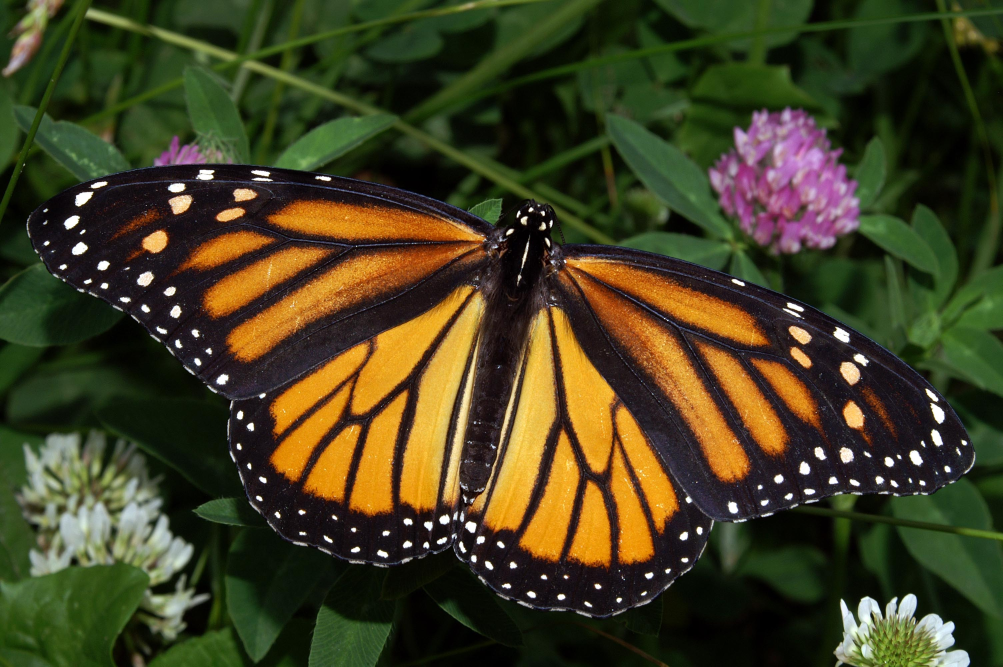
#> input picture 03_Types_of_Features_Image_Segmentation/images/monarch.jpg, 3008 x 2000 px (shown at 1/3 size)
$ jupyter execute 02_K_Means_Clustering.ipynb   (shell and % lines are left out)
#> lines starting #> are read from the running program, lines starting #| are printed output that depends on the picture
# K-means Clustering

One commanly used image segmentation technique is K-Means Clustering that separates an image into segments by clustering data points that have similar traits.


# K Means in Coding

### Import resources and display image

[cell 1]
import numpy as np
import matplotlib.pyplot as plt
import cv2


# Read in the image
## TODO: Check out the images directory to see other images you can work with
# And select one!
image = cv2.imread('images/monarch.jpg')
#> image is the input picture: shape (2000, 3008, 3); mean B, G, R 32.9, 63.4, 66.8

# Resize to half of the original
resized_image = cv2.resize(image, (image.shape[1] // 2, image.shape[0] // 2))

# Change color to RGB (from BGR)
resized_image = cv2.cvtColor(resized_image, cv2.COLOR_BGR2RGB)

plt.imshow(resized_image)

### Prepare data for k-means

[cell 2]
# Reshape image into a 2D array of pixels and 3 color values (RGB)
pixel_vals = resized_image.reshape((-1,3))

# Convert to float type
pixel_vals = np.float32(pixel_vals)

### Implement k-means clustering

[cell 3]
# define stopping criteria
# you can change the number of max iterations for faster convergence!
criteria = (cv2.TERM_CRITERIA_EPS + cv2.TERM_CRITERIA_MAX_ITER, 10, 1.0)

## TODO: Select a value for k
# then perform k-means clustering
k = 3
retval, labels, centers = cv2.kmeans(pixel_vals, k, None, criteria, 10, cv2.KMEANS_RANDOM_CENTERS)
#> retval = 3.04e+09; centers = [[20.44, 23.83, 12.81], [61.7, 74.22, 37.74], [204.1, 152.7, 79.79]]

# convert data into 8-bit values
centers = np.uint8(centers)
#> centers = [[20, 23, 12], [61, 74, 37], [204, 152, 79]]
segmented_data = centers[labels.flatten()]

# reshape data into the original image dimensions
segmented_image = segmented_data.reshape((resized_image.shape))
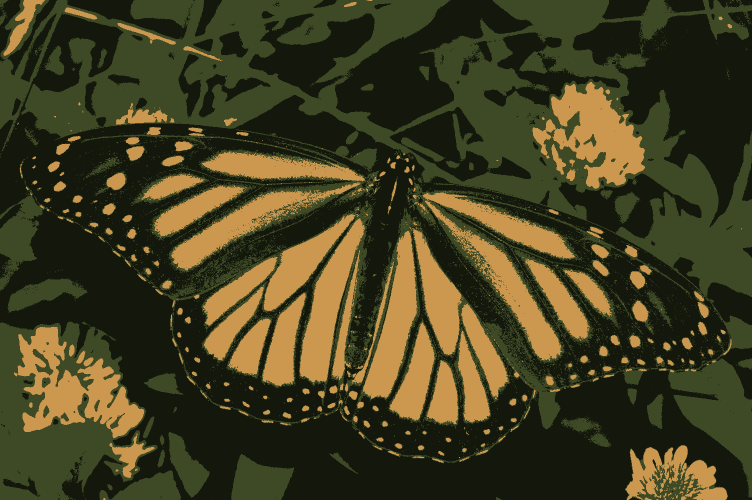
#> segmented_image: shape (1000, 1504, 3) (shown at 1/2 size); mean R, G, B 66.5, 62.9, 32.2
labels_reshape = labels.reshape(resized_image.shape[0], resized_image.shape[1])
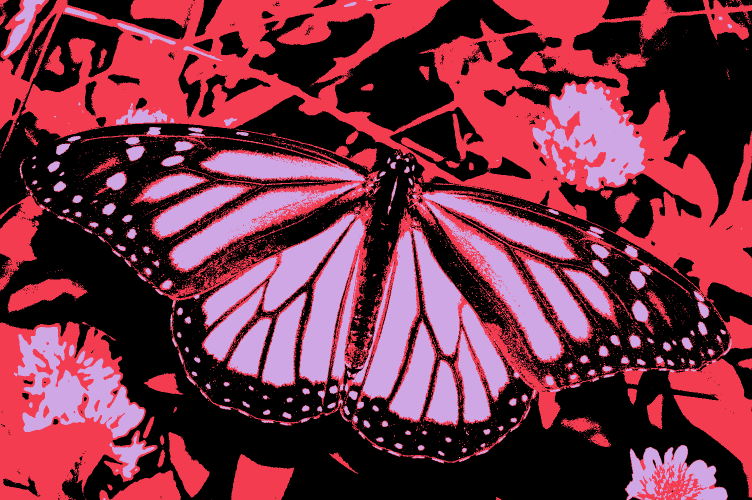
#> labels_reshape: shape (1000, 1504) int32 (shown at 1/2 size); 3 distinct labels, from 0 to 2; one colour per label, 0 black

plt.imshow(segmented_image)

[cell 4]
# mask an image segment by cluster

cluster = 0 # the first cluster

# Copy the resized image
masked_image_resized = np.copy(resized_image)

# Turn the mask green where the cluster matches
masked_image_resized[labels_reshape == cluster] = [0, 255, 0]
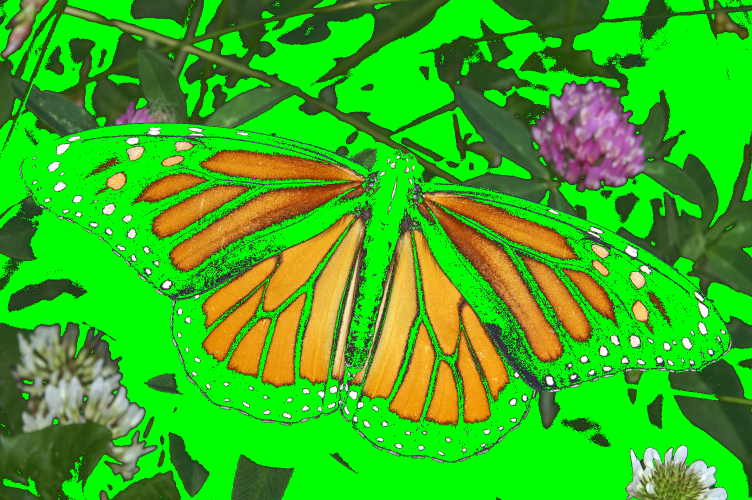
#> masked_image_resized: shape (1000, 1504, 3) (shown at 1/2 size); mean R, G, B 56.9, 177.2, 26.7

plt.imshow(masked_image_resized)

$ run again, with 03_Types_of_Features_Image_Segmentation/images/flamingos.jpg copied over 03_Types_of_Features_Image_Segmentation/images/monarch.jpg
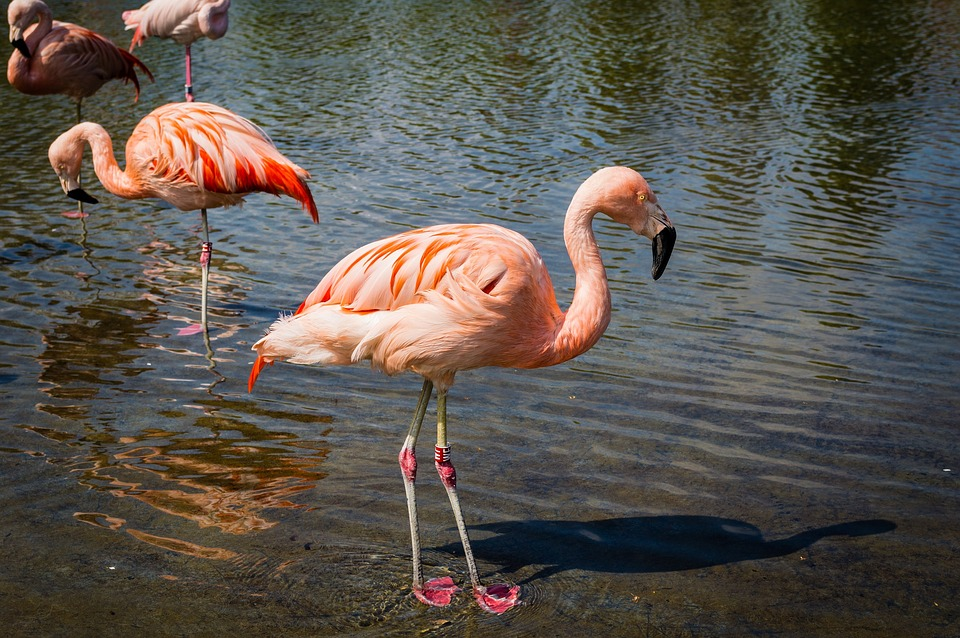
#> input picture 03_Types_of_Features_Image_Segmentation/images/flamingos.jpg, 960 x 638 px
#> image is the input picture: shape (638, 960, 3); mean B, G, R 77.9, 84.9, 91.1
#> `retval, labels, centers = cv2.kmeans(pixel_vals, k, None, criteria, 10..`: retval = 234866941.6; centers = [[232.3, 180.5, 158.3], [104, 104.8, 104.4], [59.06, 54.19, 43.98]]
#> `centers = np.uint8(centers)`: centers = [[232, 180, 158], [104, 104, 104], [59, 54, 43]]
#> `labels_reshape = labels.reshape(resized_image.shape[0], resized_image...`:
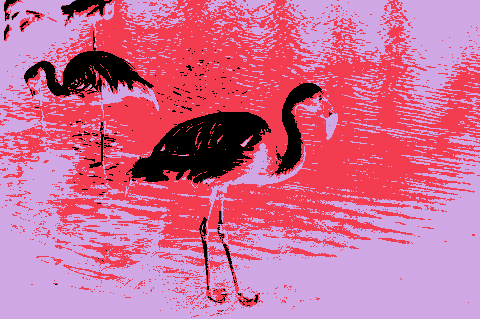
#> labels_reshape: shape (319, 480) int32; 3 distinct labels, from 0 to 2; one colour per label, 0 black
#> `masked_image_resized[labels_reshape == cluster] = [0, 255, 0]`:
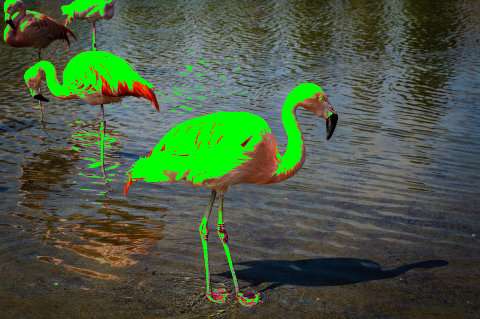
#> masked_image_resized: shape (319, 480, 3); mean R, G, B 73.2, 90.9, 65.7

$ run again, with 03_Types_of_Features_Image_Segmentation/images/oranges.jpg copied over 03_Types_of_Features_Image_Segmentation/images/monarch.jpg
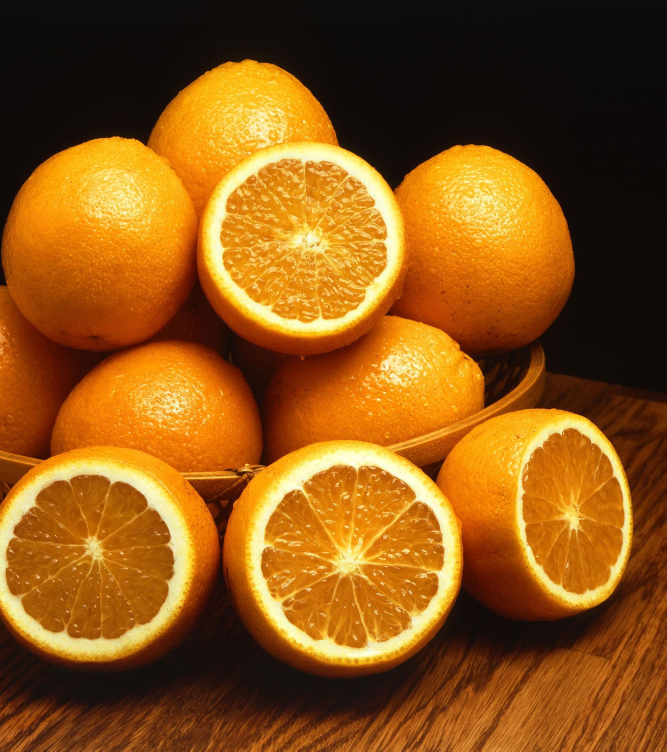
#> input picture 03_Types_of_Features_Image_Segmentation/images/oranges.jpg, 1999 x 2254 px (shown at 1/3 size)
#> image is the input picture: shape (2254, 1999, 3); mean B, G, R 22.4, 85.5, 140.1
#> `retval, labels, centers = cv2.kmeans(pixel_vals, k, None, criteria, 10..`: retval = 2.54e+09; centers = [[247.4, 211.3, 99.44], [202.1, 110.1, 10.73], [40.77, 18.3, 8.39]]
#> `centers = np.uint8(centers)`: centers = [[247, 211, 99], [202, 110, 10], [40, 18, 8]]
#> `labels_reshape = labels.reshape(resized_image.shape[0], resized_image...`:
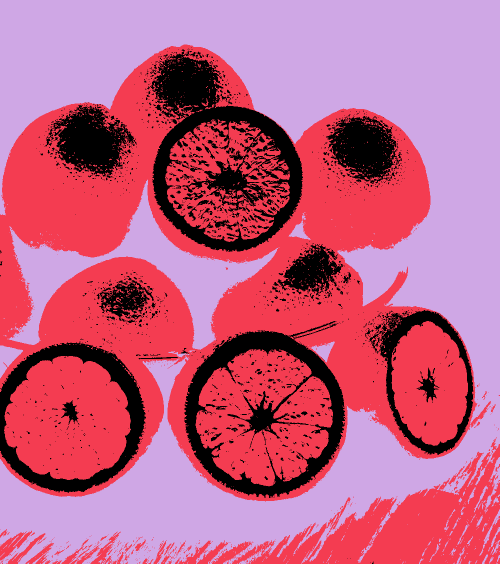
#> labels_reshape: shape (1127, 999) int32 (shown at 1/2 size); 3 distinct labels, from 0 to 2; one colour per label, 0 black
#> `masked_image_resized[labels_reshape == cluster] = [0, 255, 0]`:
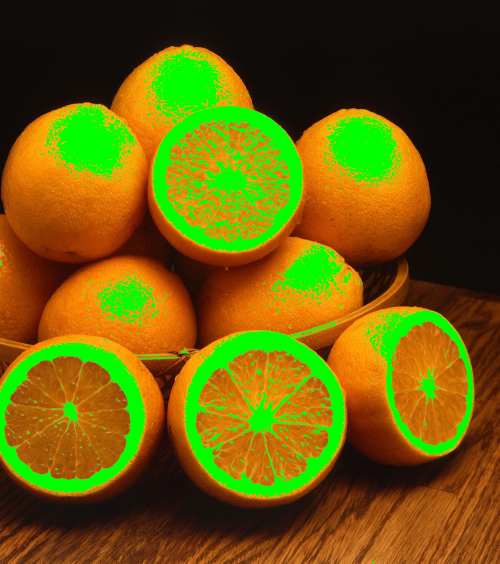
#> masked_image_resized: shape (1127, 999, 3) (shown at 1/2 size); mean R, G, B 105, 91.7, 8.2

$ run again, with 03_Types_of_Features_Image_Segmentation/images/pancakes.jpg copied over 03_Types_of_Features_Image_Segmentation/images/monarch.jpg
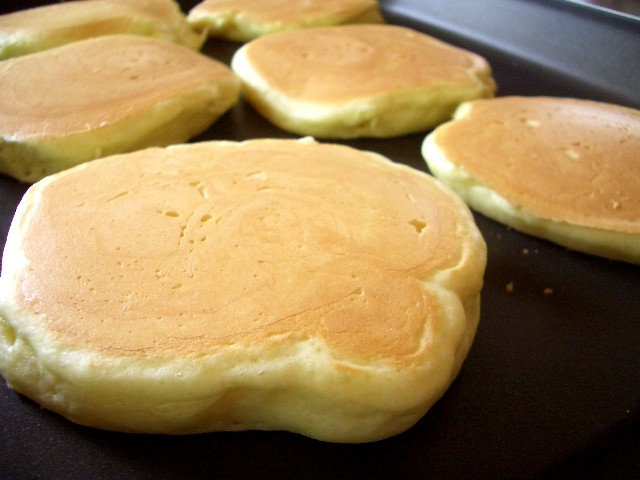
#> input picture 03_Types_of_Features_Image_Segmentation/images/pancakes.jpg, 640 x 480 px
#> image is the input picture: shape (480, 640, 3); mean B, G, R 85.1, 130.4, 157.3
#> `retval, labels, centers = cv2.kmeans(pixel_vals, k, None, criteria, 10..`: retval = 146323805.6; centers = [[145.5, 121.3, 64.52], [230.2, 193.2, 132.4], [28.87, 18.9, 11.01]]
#> `centers = np.uint8(centers)`: centers = [[145, 121, 64], [230, 193, 132], [28, 18, 11]]
#> `labels_reshape = labels.reshape(resized_image.shape[0], resized_image...`:
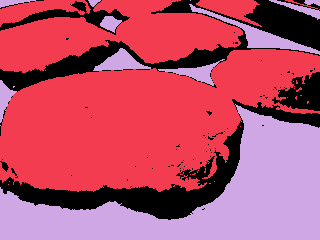
#> labels_reshape: shape (240, 320) int32; 3 distinct labels, from 0 to 2; one colour per label, 0 black
#> `masked_image_resized[labels_reshape == cluster] = [0, 255, 0]`:
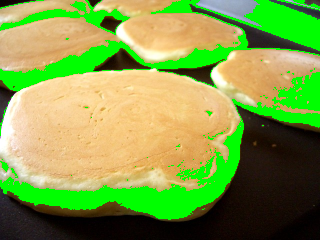
#> masked_image_resized: shape (240, 320, 3); mean R, G, B 128.5, 157.1, 72.3
